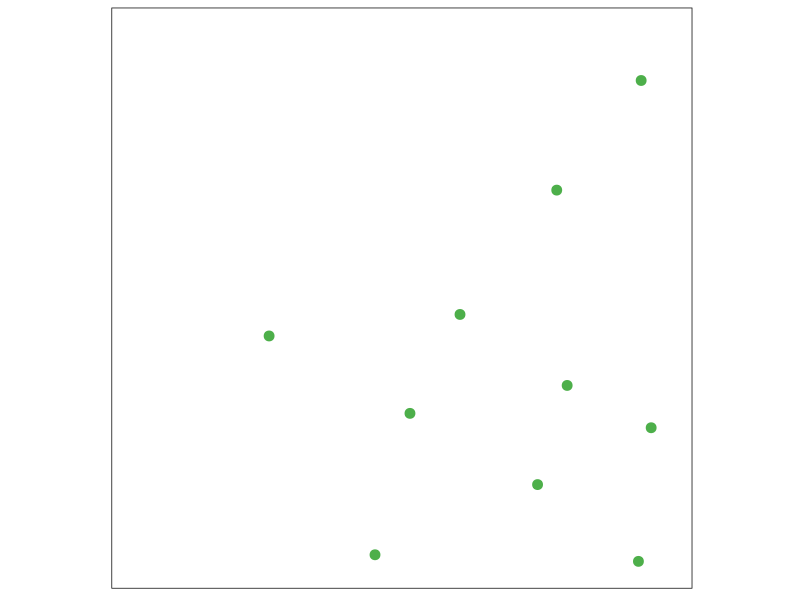
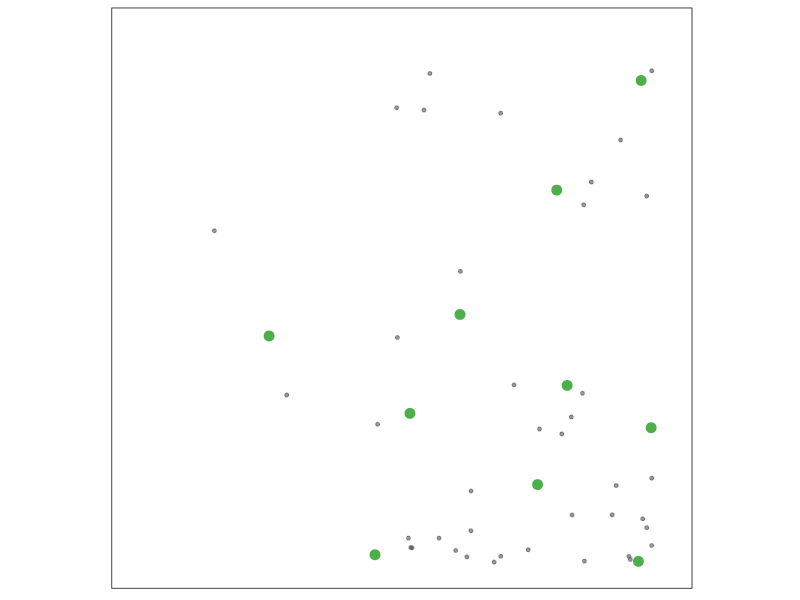
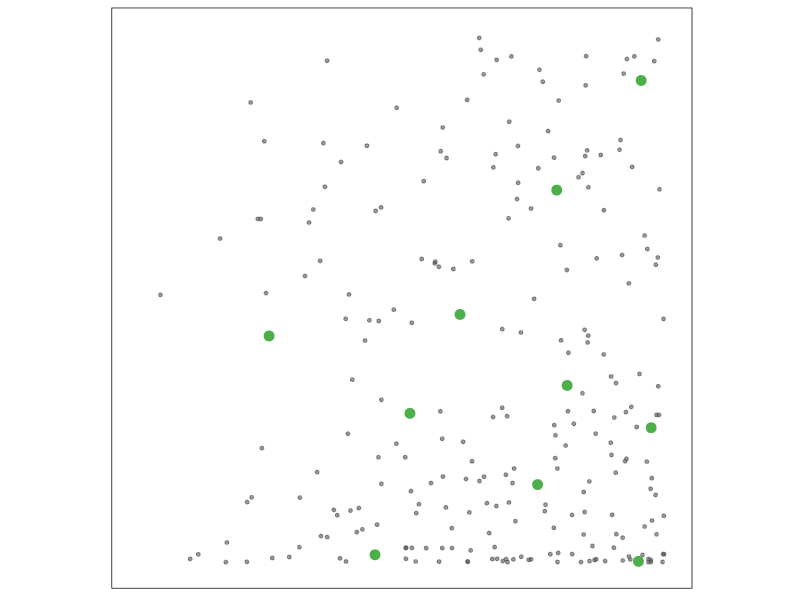
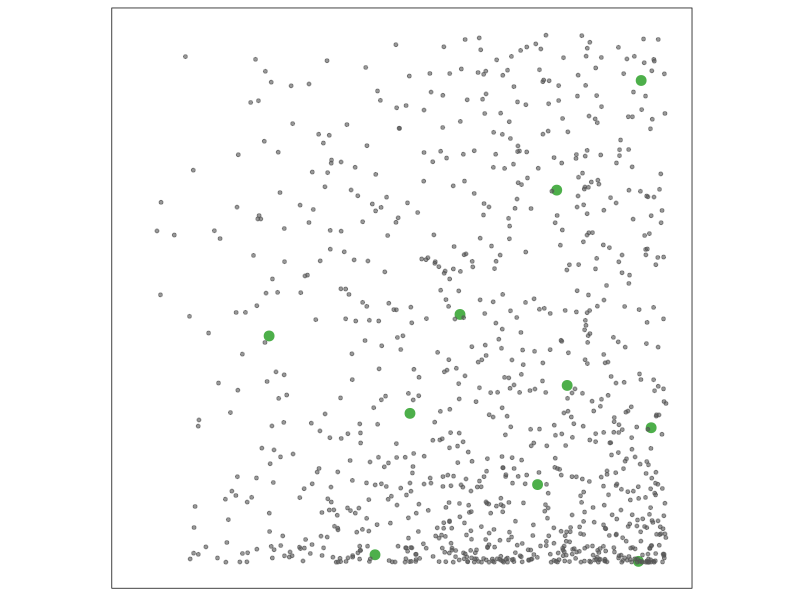

Here is the R script that generated these plots, in order:
library(glue)
library(sf)
library(tidyverse)
library(units)


# detection-nondetection.png ----

set.seed(1)

# generate random points
grid_size <- 0.125
pts <- data.frame(x = runif(1000, 0, 1) %>% sqrt(),
                  y = runif(1000, 0, 1)^2) %>%
  mutate(obs = c(rep("detection", 10), rep("non-detection", 990)) %>%
           factor(levels = c("detection", "non-detection")),
         x_grid = x %/% grid_size,
         y_grid = y %/% grid_size,
         grid_cell = paste(x_grid, y_grid, sep = "-"))

# only detections
pts_detections <- filter(pts, obs == "detection")
gg_detections <- ggplot(pts_detections) +
  aes(x = x, y, color = obs, size = obs) +
  geom_point(show.legend = FALSE) +
  scale_color_manual(values = c("#4daf4a", "#55555599")) +
  scale_size_discrete(range = c(3, 1)) +
  labs(x = NULL, y = NULL) +
  coord_fixed(xlim = c(0, 1), ylim = c(0, 1)) +
  theme_minimal() +
  theme(axis.text = element_blank(),
        panel.background = element_rect(),
        panel.grid = element_blank())

# high frequency
pts_high <- pts %>%
  filter(obs == "non-detection") %>%
  slice_sample(n = 40) %>%
  bind_rows(pts_detections)
gg_high <- ggplot(pts_high) +
  aes(x = x, y, color = obs, size = obs) +
  geom_point(show.legend = FALSE) +
  scale_color_manual(values = c("#4daf4a", "#55555599")) +
  scale_size_discrete(range = c(3, 1)) +
  labs(x = NULL, y = NULL) +
  coord_fixed(xlim = c(0, 1), ylim = c(0, 1)) +
  theme_minimal() +
  theme(axis.text = element_blank(),
        panel.background = element_rect(),
        panel.grid = element_blank())

# medium frequency
pts_medium <- pts %>%
  filter(obs == "non-detection") %>%
  slice_sample(n = 240) %>%
  bind_rows(pts_detections)
gg_medium <- ggplot(pts_medium) +
  aes(x = x, y, color = obs, size = obs) +
  geom_point(show.legend = FALSE) +
  scale_color_manual(values = c("#4daf4a", "#55555599")) +
  scale_size_discrete(range = c(3, 1)) +
  labs(x = NULL, y = NULL) +
  coord_fixed(xlim = c(0, 1), ylim = c(0, 1)) +
  theme_minimal() +
  theme(axis.text = element_blank(),
        panel.background = element_rect(),
        panel.grid = element_blank())

# low frequency
gg_low <- ggplot(pts) +
  aes(x = x, y, color = obs, size = obs) +
  geom_point(show.legend = FALSE) +
  scale_color_manual(values = c("#4daf4a", "#55555599")) +
  scale_size_discrete(range = c(3, 1)) +
  labs(x = NULL, y = NULL) +
  coord_fixed(xlim = c(0, 1), ylim = c(0, 1)) +
  theme_minimal() +
  theme(axis.text = element_blank(),
        panel.background = element_rect(),
        panel.grid = element_blank())

ggsave("images/detection-nondetection_detections.png", gg_detections,
       width = 200, height = 200, units = "px",
       scale = 7, bg = "white")
ggsave("images/detection-nondetection_high.png", gg_high,
       width = 200, height = 200, units = "px",
       scale = 7, bg = "white")
ggsave("images/detection-nondetection_medium.png", gg_medium,
       width = 200, height = 200, units = "px",
       scale = 7, bg = "white")
ggsave("images/detection-nondetection_low.png", gg_low,
       width = 200, height = 200, units = "px",
       scale = 7, bg = "white")
